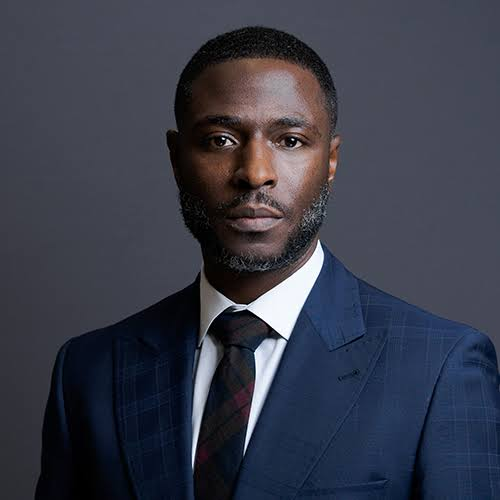
#> input picture link sam.jpg, 500 x 500 px, found by its file name
$ jupyter execute Image_Pre_Processing.ipynb
#> lines starting #> are read from the running program, lines starting #| are printed output that depends on the picture
 ### Importing Libraries

[cell 1]
from PIL import Image
import numpy as np
img= Image.open("/content/link sam.jpg") #loading the image
#> img is the input picture: PIL image 500x500 RGB; mean R, G, B 56.8, 59.5, 73
img

[cell 2]
arr= np.array(img)
arr
arr.shape #shape of the image
#> Out = (500, 500, 3)

[cell 3]
arr.size #size of the image
#> Out = 750000

[cell 4]
arr[0,0] #pixel Values
#> Out = [65, 67, 79]

[cell 5]
arr[0,0,0] #red channel
#> Out = 65

[cell 6]
arr[0,0,1] #green chanel
#> Out = 67

[cell 7]
arr[0,0,2]#blue channel
#> Out = 79

[cell 8]
img.format #format of the image
#> Out = 'JPEG'

[cell 9]
img.mode # mode of the image
#> Out = 'RGB'

[cell 10]
img.resize((400,400)) # Resizing the image

[cell 11]
img.rotate(90) # Rotating the image
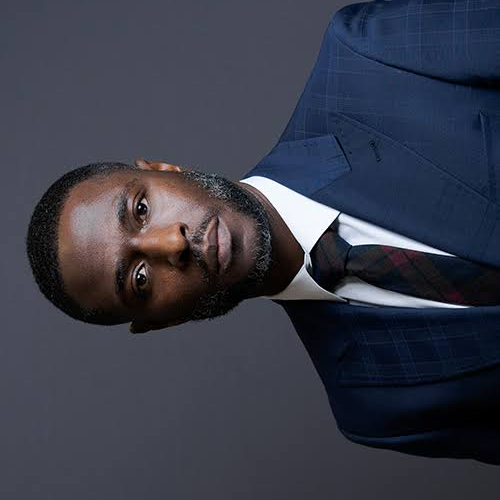
#> Out: PIL image 500x500 RGB; mean R, G, B 56.8, 59.5, 73

[cell 12]
#Image Mirror

from PIL import ImageOps
img = ImageOps.mirror(img)
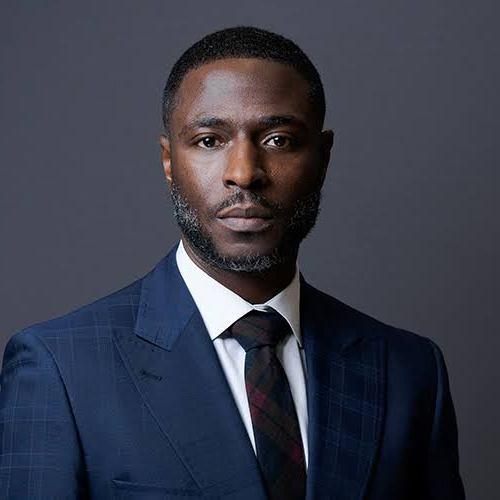
#> img: PIL image 500x500 RGB; mean R, G, B 56.8, 59.5, 73

img

[cell 13]
ImageOps.flip(img) #flipping the image
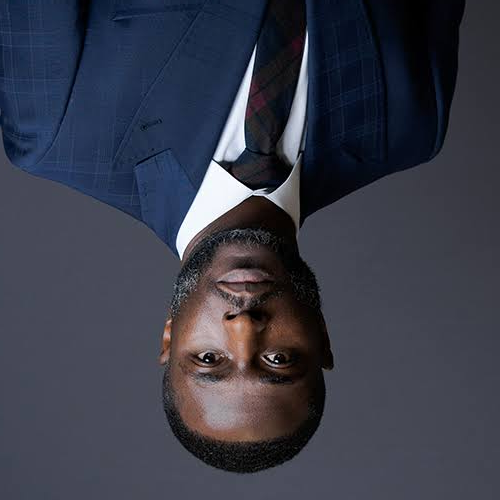
#> Out: PIL image 500x500 RGB; mean R, G, B 56.8, 59.5, 73

[cell 14]
cropped=img.crop((50,50,250,250)) #Croping the image
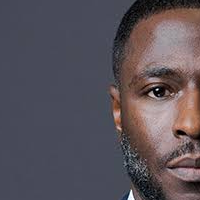
#> cropped: PIL image 200x200 RGB; mean R, G, B 89.7, 81.9, 89.4
cropped

[cell 15]
img.convert("L") #Converting image to grayscale

[cell 16]
from PIL import ImageFilter # converting the image to blured
blur=img.filter(ImageFilter.BLUR)
blur

[cell 17]
# shapening the image
Sharp = img.filter(ImageFilter.SHARPEN)

Sharp

[cell 18]
#brightening the image
from PIL import ImageEnhance

enhancer = ImageEnhance.Brightness(img)

bright = enhancer.enhance(2)
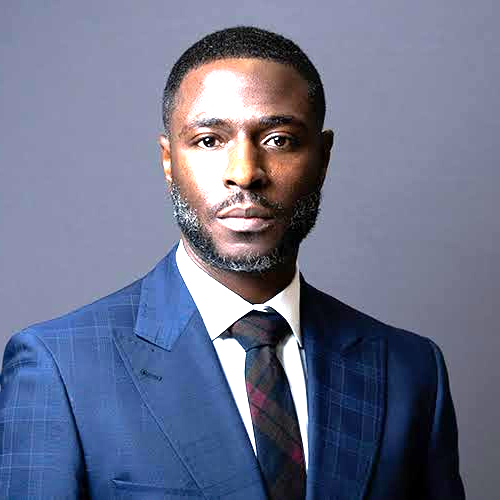
#> bright: PIL image 500x500 RGB; mean R, G, B 107.7, 113.9, 140.5

bright

[cell 19]
#Splittin the RGB chanels
r, g, b = img.split()
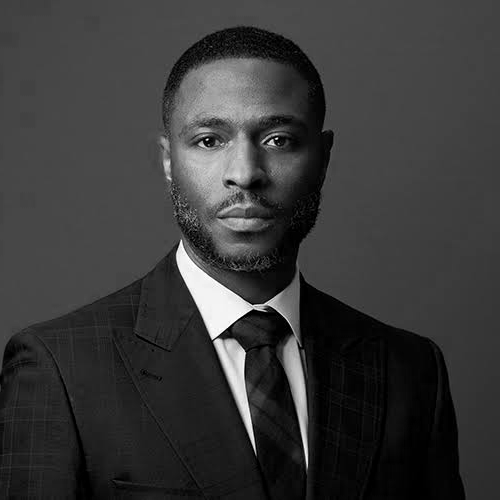
#> r: PIL image 500x500 L; min 0, max 255, mean 56.8
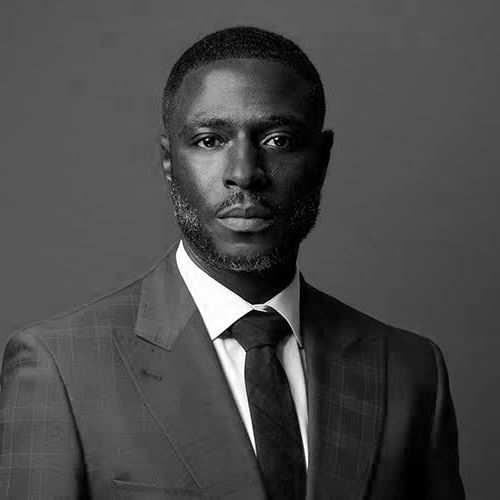
#> b: PIL image 500x500 L; min 0, max 255, mean 73

red_img = Image.merge('RGB', (r, Image.new('L', r.size, 0),
                              Image.new('L', r.size, 0)))
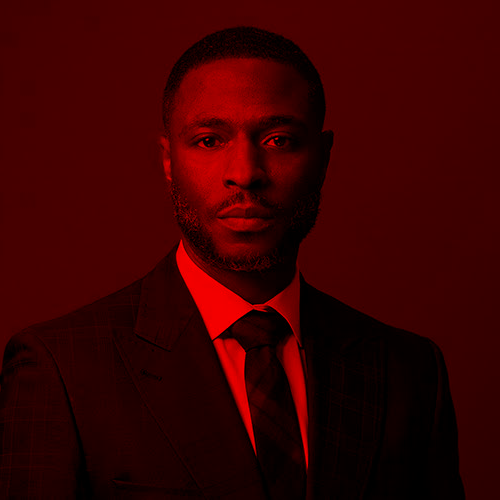
#> red_img: PIL image 500x500 RGB; mean R, G, B 56.8, 0, 0
green_img = Image.merge('RGB', (Image.new('L', g.size, 0), g,
                              Image.new('L', g.size, 0)))
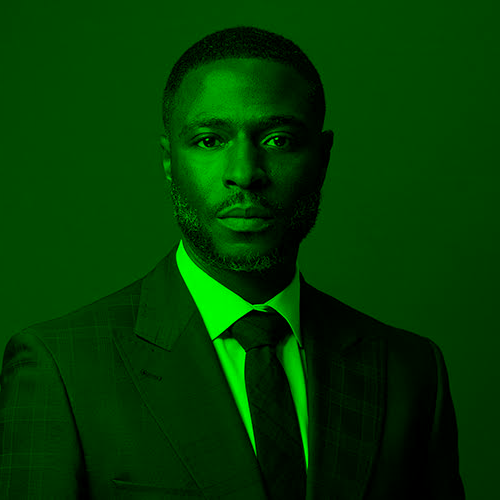
#> green_img: PIL image 500x500 RGB; mean R, G, B 0, 59.5, 0
blue_img = Image.merge('RGB', (Image.new('L', b.size, 0),
                              Image.new('L', b.size, 0),b))
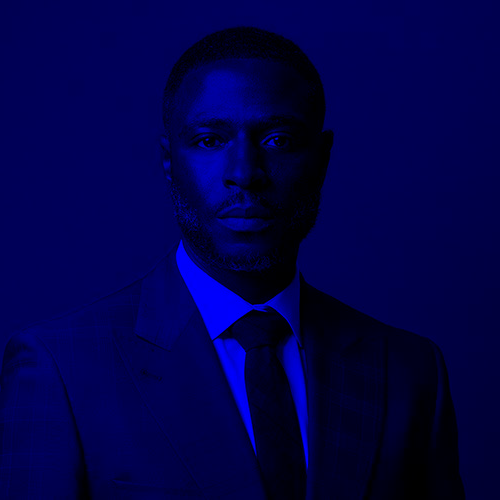
#> blue_img: PIL image 500x500 RGB; mean R, G, B 0, 0, 73
